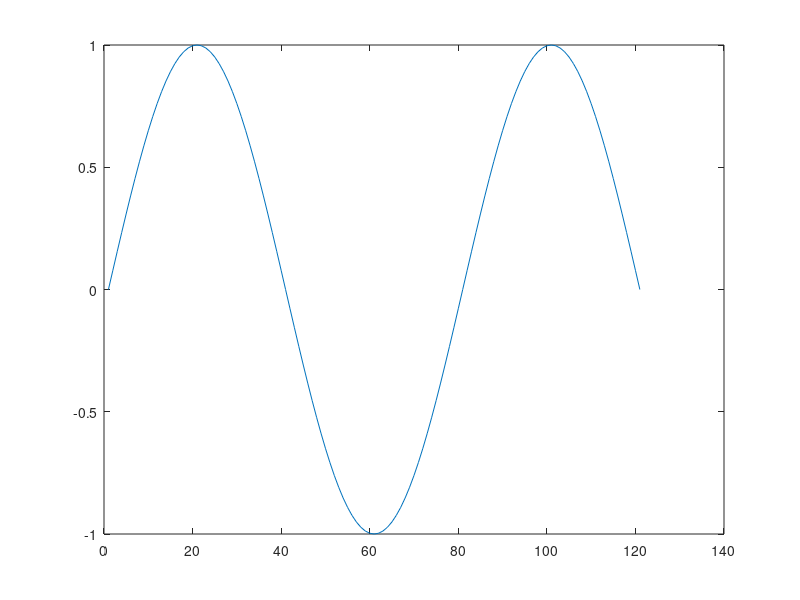

This figure's MATLAB source:
amp=1; 
fs=300000;  % sampling frequency, tiene que ser igual a la de grc
freq=2500;
duration=1/freq;
values=0:1/fs:duration;
a=amp*sin(2*pi*3/2*freq*values);
plot(a);
audiowrite('sen32.wav',a,fs)

